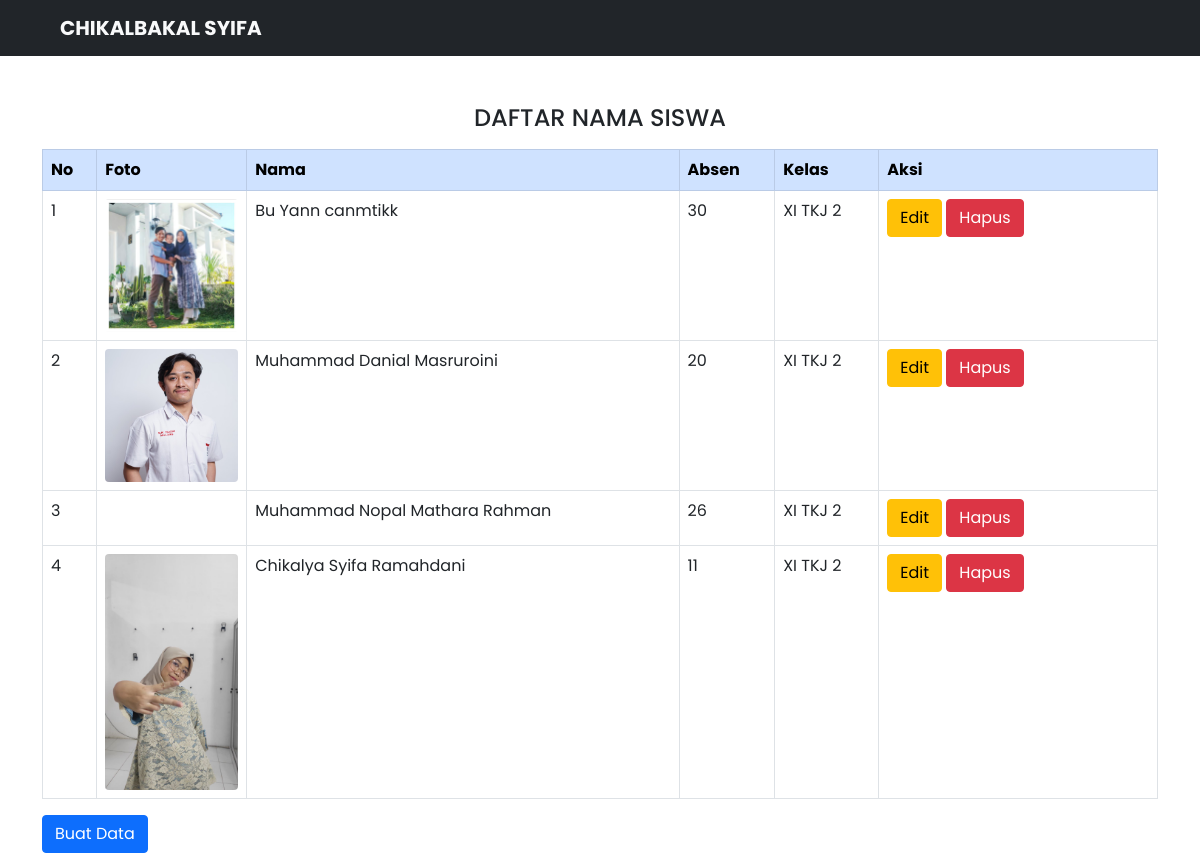
The page / on the database its author committed.
### tables this page shows
CREATE TABLE `siswa` (
  `id` int(36) NOT NULL,
  `foto` varchar(200) NOT NULL,
  `nama` varchar(200) NOT NULL,
  `absen` varchar(100) NOT NULL,
  `kelas` varchar(100) NOT NULL
);

### index.php (the view, shortened to what this page needs)
<!DOCTYPE html>
<html lang="en">
<head>
    <link rel="stylesheet" href="style/custom.css">
    <link href="https://cdn.jsdelivr.net/npm/bootstrap@5.0.2/dist/css/bootstrap.min.css" rel="stylesheet">
</head>
<body>
    <nav class="navbar navbar-expand-lg navbar-light bg-dark">
        <div class="container-fluid">
            <a class="navbar-brand text-uppercase text-light mx-5 fw-bold" href="index.php">Chikalbakal Syifa</a>
        </div>
    </nav>
    <div class="container">
        <h4 class="text-center mt-5">DAFTAR NAMA SISWA</h4>
        <table class="my-3 table table-bordered">
            <thead>
                <tr class="table-primary">
                    <th>No</th>
                    <th>Foto</th>
                    <th>Nama</th>
                    <th>Absen</th>
                    <th>Kelas</th>
                    <th colspan='2'>Aksi</th>
                </tr>
            </thead>
            <?php
            include "connect.php";
            $sql = "select * from siswa order by id desc";
            $hasil = mysqli_query($connect, $sql);
            $no = 0;
            while ($data = mysqli_fetch_array($hasil)) {
                $no++;
            ?>
                <tbody>
                    <tr>
                        <td>
                            <?php echo $no ?>
                        </td>
                        <td style="width: 150px !important;">
                            <img src="foto/<?php echo $data["foto"]; ?>" alt="" srcset="" class="rounded img-fluid">
                        </td>
                        <td>
                            <?php echo $data["nama"] ?>
                        </td>
                        <td>
                            <?php echo $data["absen"] ?>
                        </td>
                        <td>
                            <?php echo $data["kelas"] ?>
                        </td>
                        <td class="w-25">
                            <a href="edit.php?id_siswa=<?php echo htmlspecialchars($data['id']); ?>" class="btn btn-warning">Edit</a>
                            <a href="<?php echo htmlspecialchars($_SERVER["PHP_SELF"]); ?>?id_siswa=<?php echo $data['id']; ?>" class="btn btn-danger">Hapus</a>
                        </td>
                    </tr>
                </tbody>
            <?php } ?>
        </table>
        <a href="create.php" class="btn btn-primary">Buat Data</a>
    </div>
</body>
</html>

### style/custom.css (style rules this page uses)
* { font-family: 'Poppins', sans-serif !important; }

### rows shown on the page
siswa: foto (picture), nama "Bu Yann canmtikk", absen "30", kelas "XI TKJ 2"
siswa: foto (picture), nama "Muhammad Danial Masruroini", absen "20", kelas "XI TKJ 2"
siswa: nama "Muhammad Nopal Mathara Rahman", absen "26", kelas "XI TKJ 2"
siswa: foto (picture), nama "Chikalya Syifa Ramahdani", absen "11", kelas "XI TKJ 2"
